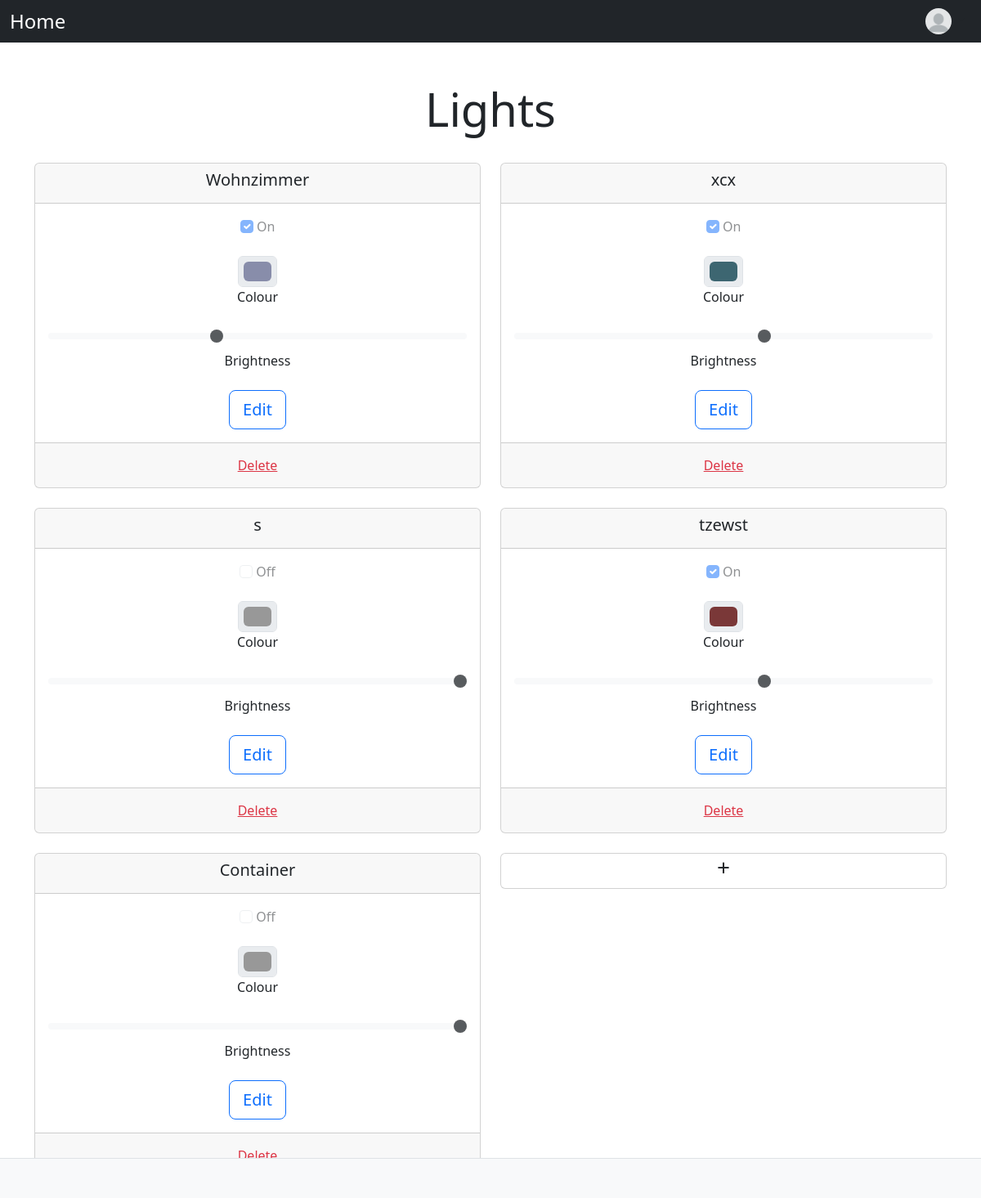
The app's page / (signed in), older data.
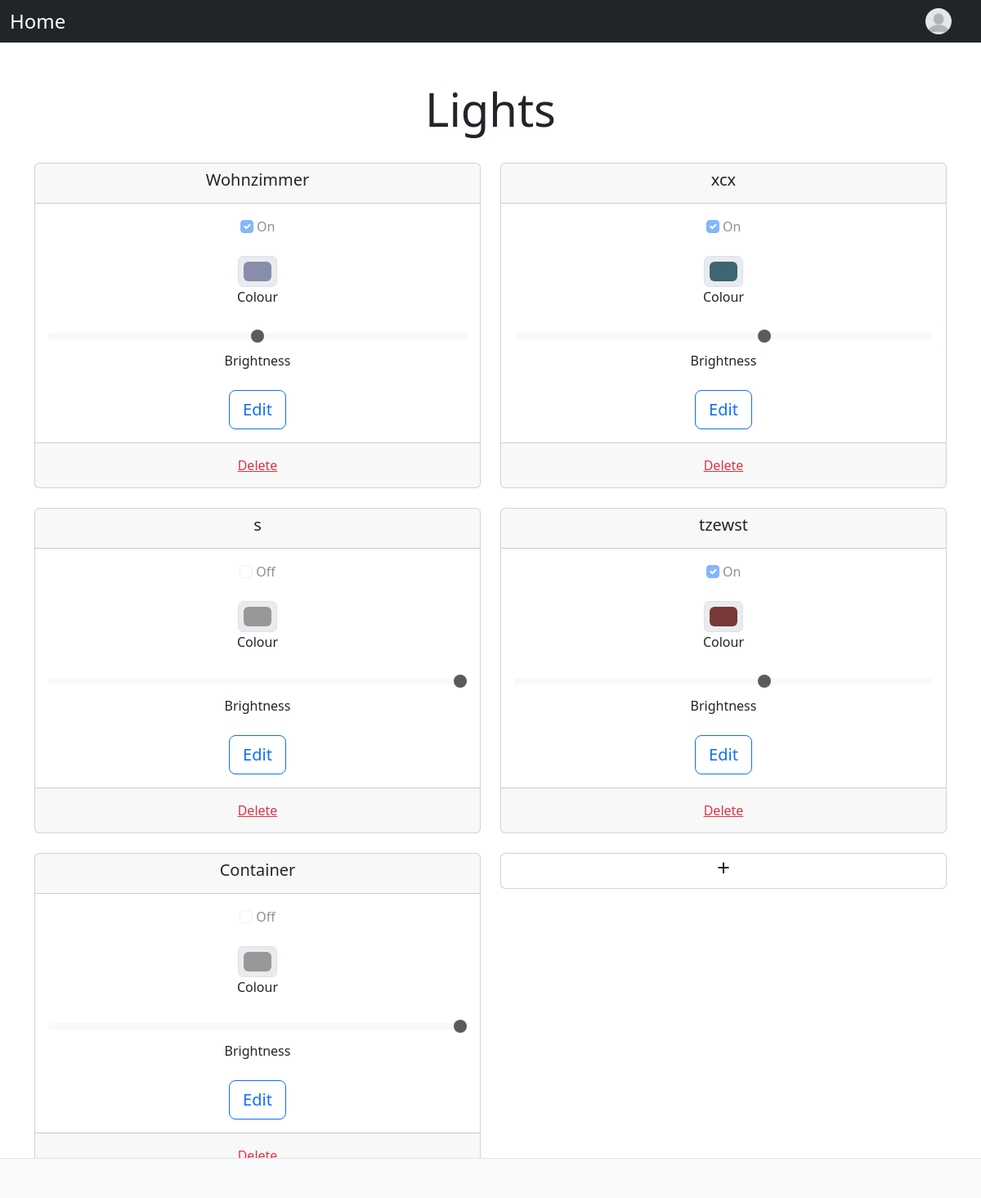
The same page, newer data.
### lights/models.py (models this page shows)
class Light(models.Model):
    name = models.CharField(max_length=200)
    status = models.BooleanField(default=False)
    colour = models.CharField(max_length=200, default="#989898")
    brightness = models.IntegerField(default=100)

### lights/views.py (the view)
# urls.py: path('', views.index, name='index'),
@login_required
@user_passes_test(active_check)
def index(request):
    if request.method == "POST":
        form = AddForm(request.POST)
        if form.is_valid():
            light = form.save(commit=False)
            light.save()
        return redirect("index")
    else:
        light_list = Light.objects.all()
        context = {"latest_light_list": light_list}
        return render(request, "lights/index.html", context)

### lights/views.py (called while the page is built)
def active_check(user):
    account = Account.objects.get(user=user)
    return account.active

### lights/templates/lights/index.html (shortened to what this page needs)
{% include "header.html" %}
<div class="px-3 py-3 pt-md-5 pb-md-4 mx-auto text-center">
    <h1 class="display-4">Lights</h1>
</div>
<div class="container text-center">
    <div class="row row-cols-2 gx-4 d-flex align-items-stretch">
        {% for light in latest_light_list %}
            <div class="col">
                <div class="card mb-4">
                    <div class="card-header">
                        <h5 class="card-title">{{ light.name }}</h5>
                    </div>
                    <div class="card-body">
                        <div class="mb-4">
                            <input class="form-check-input" type="checkbox" role="switch" id="status_{{ forloop.counter }}"
                                   disabled {% if light.status %} checked{% endif %}>
                            <label class="form-check-label" for="status_{{ forloop.counter }}">{% if light.status %} On {% else %}
                                Off {% endif %}</label>
                        </div>
                        <div class="mb-4">
                            <input type="color" class="form-control form-control-color mx-auto" id="colour_{{ forloop.counter }}"
                                   value="{{ light.colour }}" disabled>
                            <label class="form-check-label" for="colour_{{ forloop.counter }}">Colour</label>
                        </div>
                        <div class="mb-4">
                            <input type="range" class="form-range" min="0" max="100" step="10" id="brightness_{{ forloop.counter }}"
                                   value="{{ light.brightness }}" disabled>
                            <label class="form-check-label" for="brightness_{{ forloop.counter }}">Brightness</label>
                        </div>
                        <a href="{% url 'detailLight' light.id %}" class="btn btn-outline-primary btn-lg btn-block">Edit</a>
                    </div>
                    <div class="card-footer text-muted">
                        <form action="{% url 'deleteLight' light.id %}" method="post">
                            <button type="submit" class="btn mx-auto link-danger btn-link">Delete</button>
                        </form>
                    </div>
                </div>
            </div>
        {% endfor %}
        <div class="col">
            <div class="card mb-4">
                <a href="{% url 'addLight' %}" class="my-auto stretched-link nav-link text-dark"><h3>+</h3></a>
            </div>
        </div>
    </div>
</div>
{% include "footer.html" %}

Row changes from the older to the newer data that the page shows:
changed Light "Wohnzimmer": brightness "40" → "50"
